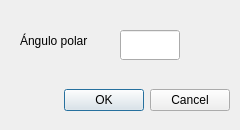
<?xml version="1.0" encoding="UTF-8"?>
<ui version="4.0">
 <class>PolarDialog</class>
 <widget class="QDialog" name="PolarDialog">
  <property name="geometry">
   <rect>
    <x>0</x>
    <y>0</y>
    <width>240</width>
    <height>130</height>
   </rect>
  </property>
  <property name="windowTitle">
   <string>Dialog</string>
  </property>
  <widget class="QDialogButtonBox" name="buttonBox">
   <property name="geometry">
    <rect>
     <x>10</x>
     <y>80</y>
     <width>220</width>
     <height>40</height>
    </rect>
   </property>
   <property name="orientation">
    <enum>Qt::Horizontal</enum>
   </property>
   <property name="standardButtons">
    <set>QDialogButtonBox::Cancel|QDialogButtonBox::Ok</set>
   </property>
  </widget>
  <widget class="QLabel" name="label">
   <property name="geometry">
    <rect>
     <x>20</x>
     <y>30</y>
     <width>91</width>
     <height>21</height>
    </rect>
   </property>
   <property name="text">
    <string>Ángulo polar</string>
   </property>
  </widget>
  <widget class="QLineEdit" name="lineEdit">
   <property name="geometry">
    <rect>
     <x>120</x>
     <y>30</y>
     <width>60</width>
     <height>30</height>
    </rect>
   </property>
   <property name="autoFillBackground">
    <bool>true</bool>
   </property>
  </widget>
 </widget>
 <resources/>
 <connections>
  <connection>
   <sender>buttonBox</sender>
   <signal>accepted()</signal>
   <receiver>PolarDialog</receiver>
   <slot>accept()</slot>
   <hints>
    <hint type="sourcelabel">
     <x>248</x>
     <y>254</y>
    </hint>
    <hint type="destinationlabel">
     <x>157</x>
     <y>274</y>
    </hint>
   </hints>
  </connection>
  <connection>
   <sender>buttonBox</sender>
   <signal>rejected()</signal>
   <receiver>PolarDialog</receiver>
   <slot>reject()</slot>
   <hints>
    <hint type="sourcelabel">
     <x>316</x>
     <y>260</y>
    </hint>
    <hint type="destinationlabel">
     <x>286</x>
     <y>274</y>
    </hint>
   </hints>
  </connection>
 </connections>
</ui>
